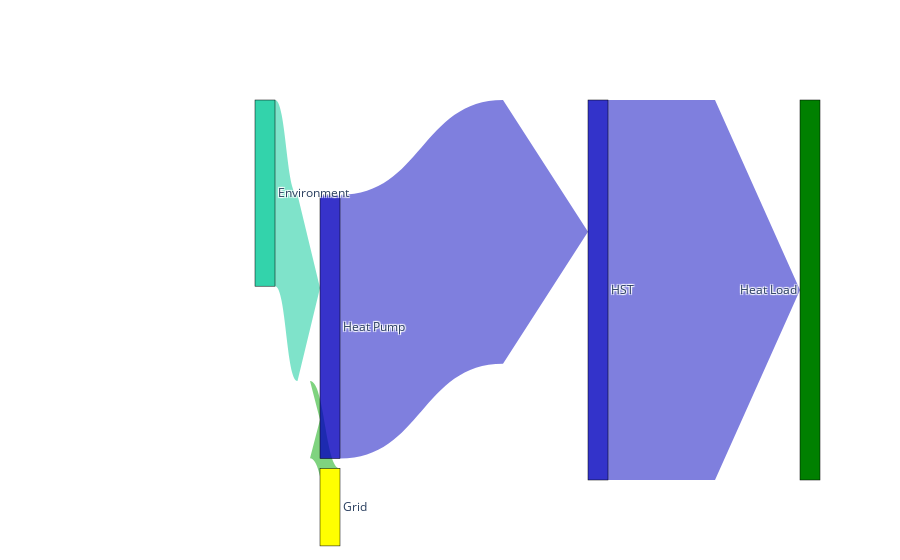

The cell this chart's notebook holds for it:
### Code cell
fig = go.Figure(data=[go.Sankey(
    arrangement = "snap",
    valuesuffix = "Wh",
    node = dict(
      pad = 10,
    #   thickness = 20,
      line = dict(color = "black", width = 0.5),
      label = ['Grid',"Heat Pump", "HST", "Heat Load", "CHP", "Electricity Gen.", "energy loss", "Environment"],
      x = [0.35, 0.0, 0.7, 0.85, 0.25, 0.95,0.95, 0.2],
      y = [0.5,0,0.3,0,-0.5,0.9,-2,0.7],
    #   color = "blue"
      color = ['Yellow', 'rgba(5, 0, 189, 0.8)', 'rgba(0, 0, 189, 0.8)', 'Green', 'Brown', 'rgba(0, 168, 0, 0.5)', 'rgba(150, 200, 0, 0.8)', 'rgba(0, 200, 150, 0.8)']
    ),
    link = dict(
      arrowlen = 85,
      source = [0, 1, 2, 4, 4,0, 2, 7], # actually not, no dynamic switching here!reversed directions for hwt2_sh and hwt0_hp
      target = [1, 2, 3, 2, 0, 5, 6, 1],
      # source = sources,
      # target = targets,
      value = vals_smpl2,
      color = ['rgba(0, 168, 0, 0.5)', 'rgba(0, 0, 189, 0.5)', 'rgba(0, 0, 189, 0.5)', 'rgba(137, 0, 189, 0.5)', 'rgba(0, 168, 0, 0.5)', 'rgba(0, 168, 0, 0.5)', 'rgba(143, 0, 43, 0.9)','rgba(0, 200, 150, 0.5)']
    #   curve = [0, 0, 0, 0.5, 0]
  ))],
  layout = dict()
  )

fig.show()

### Figure 1 — Plotly figure (JSON) as saved in the notebook; plotly's stock layout.template omitted (floating-point values rounded to 4 significant figures)
{"data": [{"arrangement": "snap", "link": {"arrowlen": 85, "color": ["rgba(0, 168, 0, 0.5)", "rgba(0, 0, 189, 0.5)", "rgba(0, 0, 189, 0.5)", "rgba(137, 0, 189, 0.5)", "rgba(0, 168, 0, 0.5)", "rgba(0, 168, 0, 0.5)", "rgba(143, 0, 43, 0.9)", "rgba(0, 200, 150, 0.5)"], "source": [0, 1, 2, 4, 4, 0, 2, 7], "target": [1, 2, 3, 2, 0, 5, 6, 1], "value": [4709000.0, 16062335, 23140000.0, 0, 0, -4709000.0, -7080000.0, 11340000.0]}, "node": {"color": ["Yellow", "rgba(5, 0, 189, 0.8)", "rgba(0, 0, 189, 0.8)", "Green", "Brown", "rgba(0, 168, 0, 0.5)", "rgba(150, 200, 0, 0.8)", "rgba(0, 200, 150, 0.8)"], "label": ["Grid", "Heat Pump", "HST", "Heat Load", "CHP", "Electricity Gen.", "energy loss", "Environment"], "line": {"color": "black", "width": 0.5}, "pad": 10, "x": [0.35, 0, 0.7, 0.85, 0.25, 0.95, 0.95, 0.2], "y": [0.5, 0, 0.3, 0, -0.5, 0.9, -2, 0.7]}, "type": "sankey", "valuesuffix": "Wh"}], "layout": {}}
